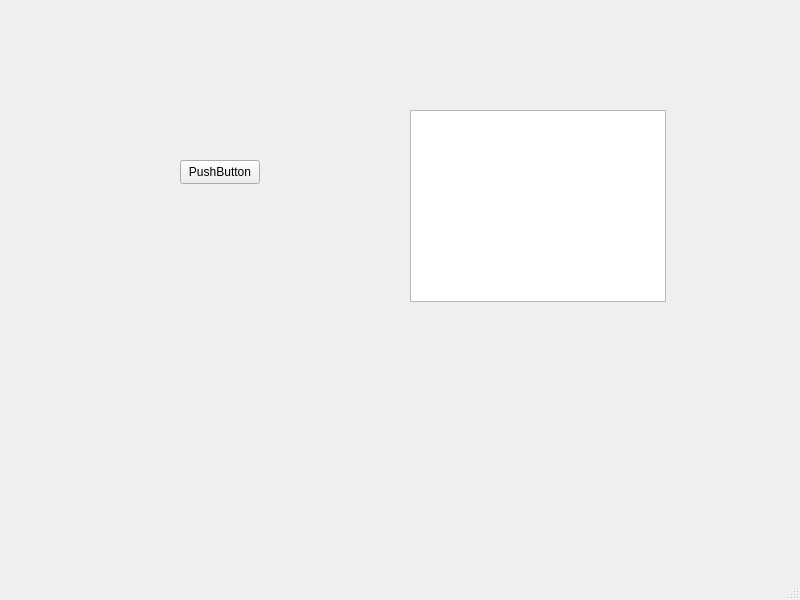
<?xml version="1.0" encoding="UTF-8"?>
<ui version="4.0">
 <class>ClientMainWindow</class>
 <widget class="QMainWindow" name="ClientMainWindow">
  <property name="geometry">
   <rect>
    <x>0</x>
    <y>0</y>
    <width>800</width>
    <height>600</height>
   </rect>
  </property>
  <property name="windowTitle">
   <string>ClientMainWindow</string>
  </property>
  <widget class="QWidget" name="centralwidget">
   <widget class="QPushButton" name="sendButton">
    <property name="geometry">
     <rect>
      <x>180</x>
      <y>160</y>
      <width>80</width>
      <height>24</height>
     </rect>
    </property>
    <property name="text">
     <string>PushButton</string>
    </property>
   </widget>
   <widget class="QTextBrowser" name="textBrowser">
    <property name="geometry">
     <rect>
      <x>410</x>
      <y>110</y>
      <width>256</width>
      <height>192</height>
     </rect>
    </property>
   </widget>
  </widget>
  <widget class="QMenuBar" name="menubar">
   <property name="geometry">
    <rect>
     <x>0</x>
     <y>0</y>
     <width>800</width>
     <height>21</height>
    </rect>
   </property>
  </widget>
  <widget class="QStatusBar" name="statusbar"/>
 </widget>
 <resources/>
 <connections/>
</ui>
